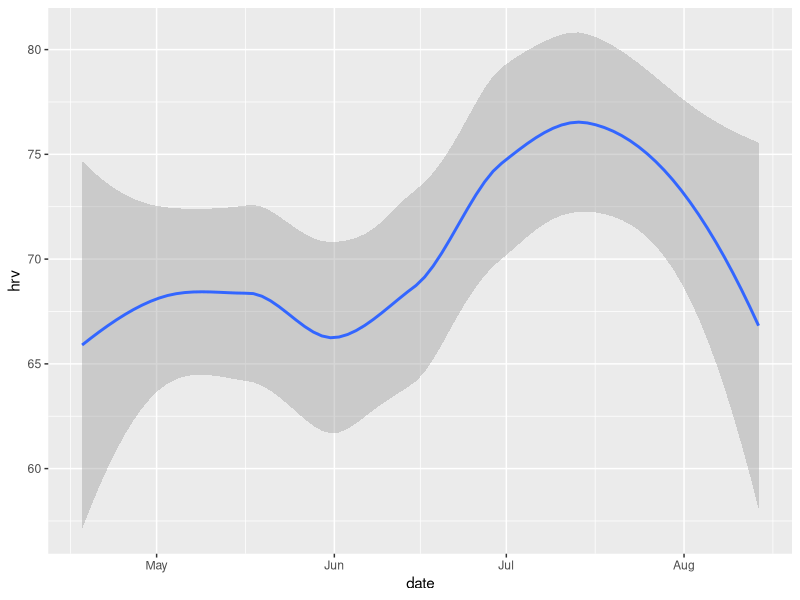
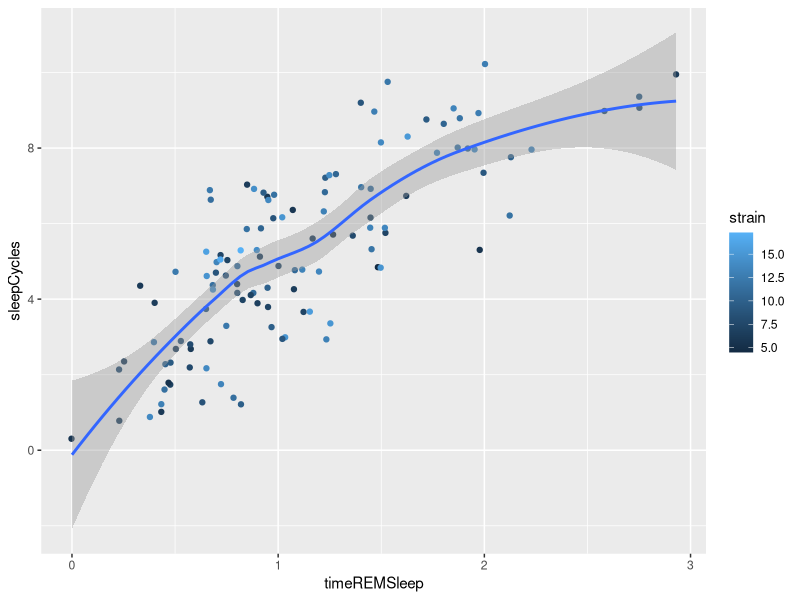
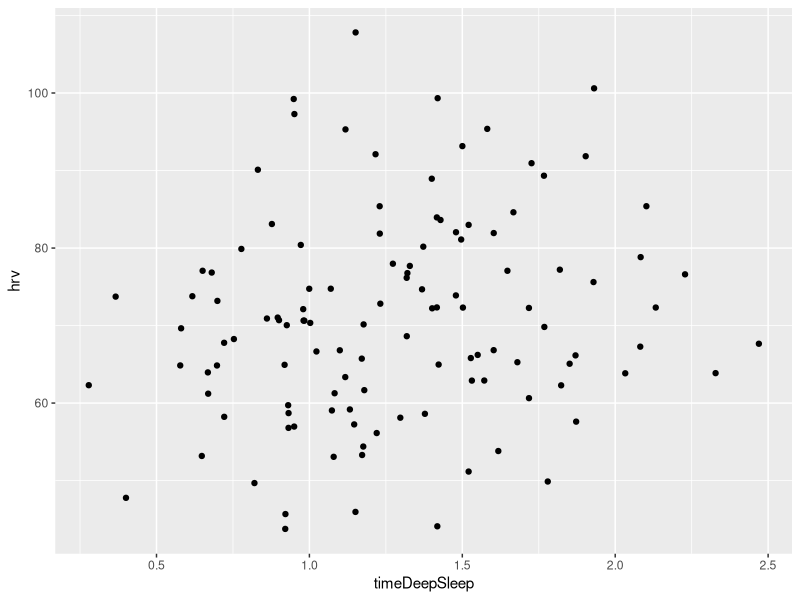
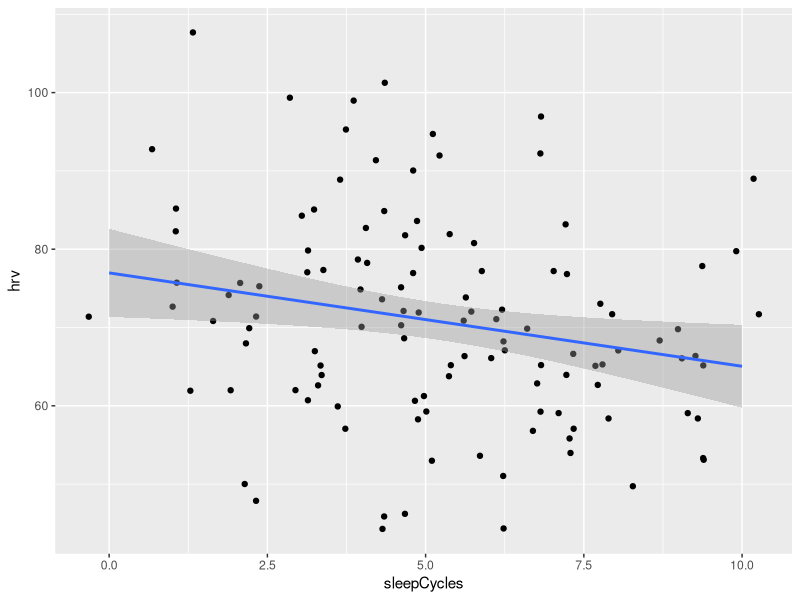
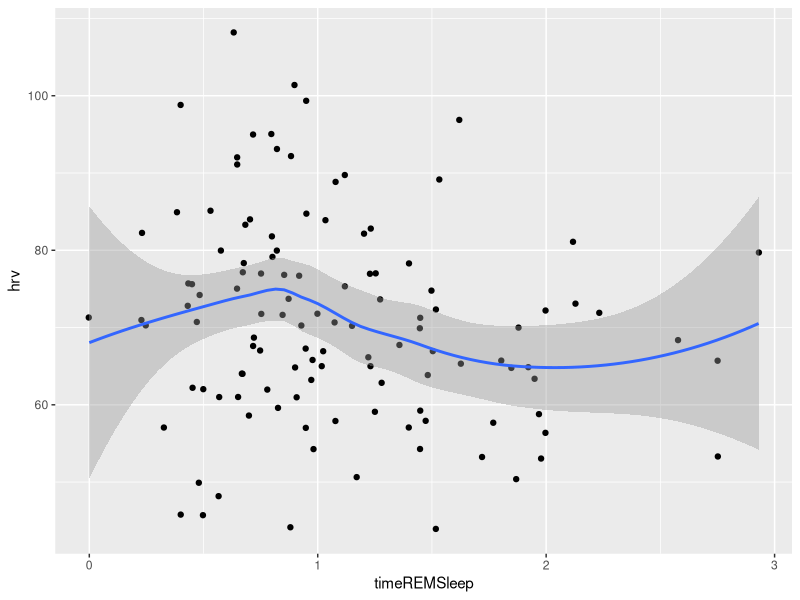
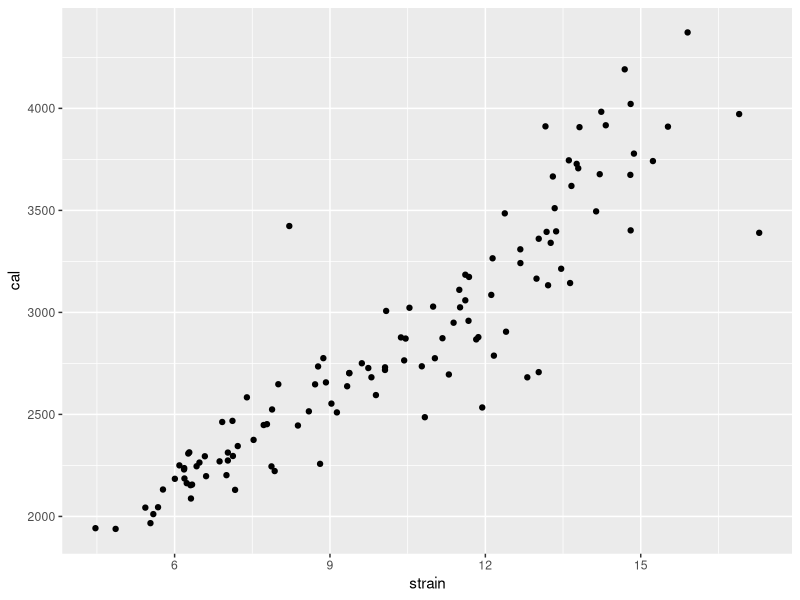
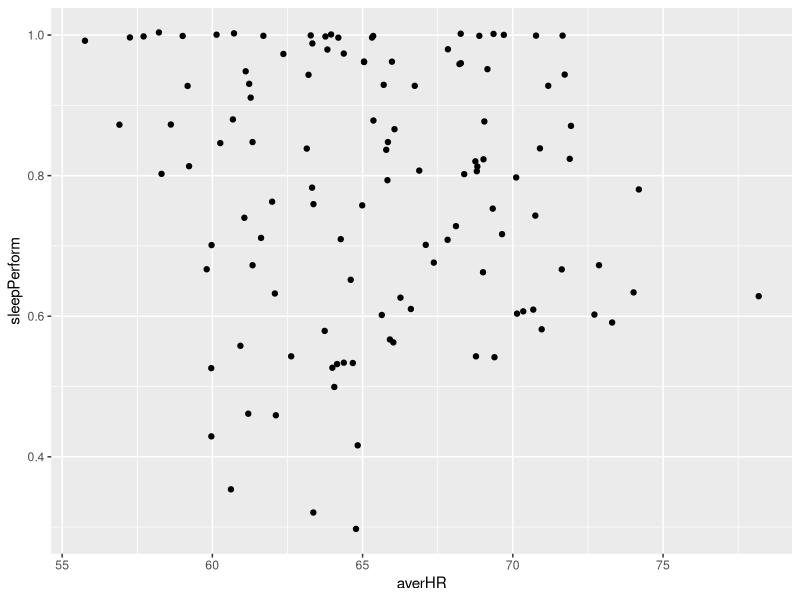
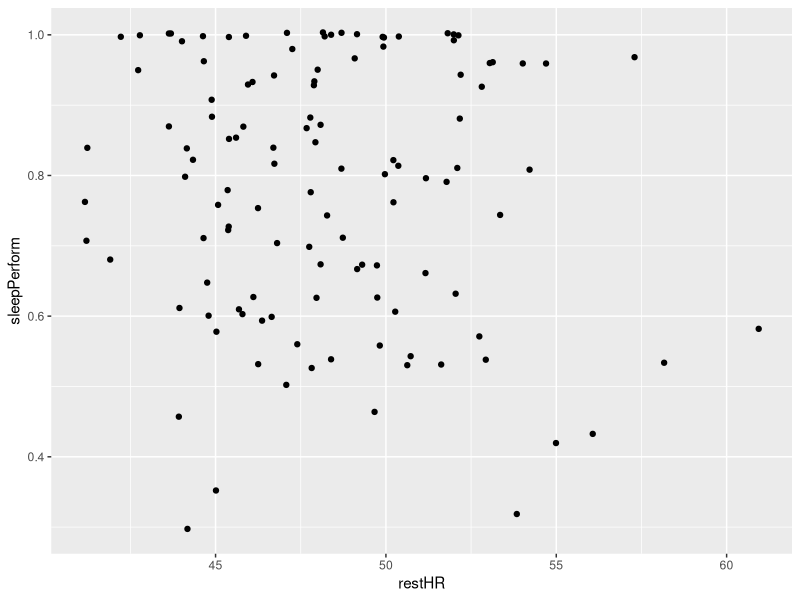

These charts were generated, in order, by the following R code:
# load gdata package
library(gdata)

# load dplyr
library(dplyr)

whoop_df_original <- read.csv("capstone_WHOOP_data_14aug_18apr.csv", header = TRUE)
whoop_df_original
class(whoop_df_original)
names(whoop_df_original)
str(whoop_df_original)
summary(whoop_df_original)

# create new data frame to edit
whoop_edit <- whoop_df_original

# remove empty rows 120 - 179
whoop_edit <- whoop_edit[-c(120:179), ]
View(whoop_edit)
summary(whoop_edit)

#new data frame to edit Recovery column; convert from factors to numerics
whoop_edit_recovery <- whoop_edit
whoop_edit_recovery$Recovery <- as.numeric(sub("%", "e-2", whoop_edit_recovery$Recovery))
class(whoop_edit_recovery$Recovery)
whoop_edit_recovery$Recovery
View(whoop_edit_recovery)

# new data frame to edit Sleep Performance column
class(whoop_edit_recovery$Sleep.Performance)
whoop_edit_sleep_perf <- whoop_edit_recovery
whoop_edit_sleep_perf$Sleep.Performance <- as.numeric(sub("%", "e-2", whoop_edit_sleep_perf$Sleep.Performance))
class(whoop_edit_sleep_perf$Sleep.Performance)


#save updates to new data frame, whoop_edit2
whoop_edit2 <- whoop_edit_sleep_perf
View(whoop_edit2)
mean(whoop_edit2$Sleep.Performance, na.rm = TRUE)

names(whoop_edit2) = c("date", "strain", "recovery", "sleepPerform", "maxHR", "averHR", "cal", "hrv", "restHR", "timeInBed", "timeLightSleep", "timeREMSleep", "timeDeepSleep", "totalSleep", "sleepCycles")
colnames(whoop_edit2)

cor(whoop_edit2[c("strain", "recovery", "sleepPerform", "maxHR", "averHR", "cal", "hrv", "restHR", "timeInBed", "timeLightSleep", "timeREMSleep", "timeDeepSleep", "totalSleep", "sleepCycles")])

# data frame to edit date column
library(lubridate)
date_whoop_edit = whoop_edit2
class(date_whoop_edit$date)

date_whoop_edit$date = dmy(date_whoop_edit$date)
class(date_whoop_edit$date)
str(date_whoop_edit)

whoop_edit3 = date_whoop_edit

# delete observation with NA
whoop_edit4 = whoop_edit3[-22, ]
View(whoop_edit4)

cor(whoop_edit4$hrv, whoop_edit4$recovery)

# generate value to replace NA in sleepCycle column
na_value_sleepcyc = as.integer(mean(whoop_edit4$sleepCycles, na.rm = TRUE))
whoop_edit4[6, 15] = na_value_sleepcyc
cor(whoop_edit4[c("strain", "recovery", "sleepPerform", "maxHR", "averHR", "cal", "hrv", "restHR", "timeInBed", "timeLightSleep", "timeREMSleep", "timeDeepSleep", "totalSleep", "sleepCycles")])


#load ggplot libary
library(ggplot2)
ggplot(whoop_edit4, aes(x = date, y = hrv)) + geom_smooth() 
ggplot(whoop_edit4, aes(x = timeREMSleep, y = sleepCycles, col = strain)) + geom_jitter() + stat_smooth(method = "loess")
ggplot(whoop_edit4, aes(x = timeDeepSleep, y = hrv)) + geom_jitter()
ggplot(whoop_edit4, aes(x = sleepCycles, y = hrv)) + geom_jitter() + stat_smooth(method = "lm")
ggplot(whoop_edit4, aes(x = timeREMSleep, y = hrv)) + geom_jitter() + stat_smooth()
ggplot(whoop_edit4, aes(x = strain, y = cal)) + geom_jitter()
ggplot(whoop_edit4, aes(x = averHR, y = sleepPerform)) + geom_jitter()
ggplot(whoop_edit4, aes(x = restHR, y = sleepPerform)) + geom_jitter()
ggplot(whoop_edit4, aes(x = restHR, y = recovery)) + geom_jitter()
ggplot(whoop_edit4, aes(x = hrv, y = recovery)) + geom_jitter()
ggplot(whoop_edit4, aes(x = strain, y = restHR)) + geom_jitter()
ggplot(whoop_edit4, aes(x = hrv, y = strain)) + geom_jitter()
ggplot(whoop_edit4, aes(x = sleepPerform, y = recovery)) + geom_jitter()

ggplot(whoop_edit4, aes(x = hrv, color = sleepPerform)) + geom_histogram()

# linear regression to predict daily strain w/ maxHR, averHR, cal as independent variables
strainReg = lm(strain ~ maxHR + averHR + cal, data = whoop_edit4)
summary(strainReg)

# linear regression with averHR removed
strainReg2 = lm(strain ~ maxHR + cal, data = whoop_edit4)
summary(strainReg2)

# function for first linear regression strainReg
total_daily_strain = function(maxHR, averHR, cal) {
  daily_strain = -13.951038 + maxHR*0.066266 + averHR*0.070551 + cal*0.003163
  print(daily_strain)
}

# linear regression function for strainReg2
total_daily_strain2 = function(maxHR, cal) {
  daily_strain2 = -11.03 + maxHR*0.07066 + cal*0.003512
  print(daily_strain2)
}

total_daily_strain(180, 70, 3500)
total_daily_strain2(180, 3500)

# linear regression to predict recovery w/ hrv as independent variable
recoveryReg = lm(recovery ~ hrv + sleepPerform, data = whoop_edit4)
summary(recoveryReg)

# linear regression to predict sleepPerform using stages of sleep (primarily)
sleepPerfomReg = lm(sleepPerform ~ timeInBed + timeLightSleep + timeREMSleep + timeDeepSleep + totalSleep + sleepCycles, data = whoop_edit4)
summary(sleepPerfomReg)

sleepPerfomReg2 = lm(sleepPerform ~ timeLightSleep + timeREMSleep + timeDeepSleep + sleepCycles, data = whoop_edit4)
summary(sleepPerfomReg2)

sleepPerformReg3 = lm(sleepPerform ~ timeLightSleep + timeREMSleep + timeDeepSleep, data = whoop_edit4)
summary(sleepPerformReg3)

# function based off of coefficients in sleepPerformReg3
sleepPerformFunc = function(timeLightSleep, timeREMSleep, timeDeepSleep) {
  sleepPerform = 0.108315 + timeLightSleep*0.102344 + timeREMSleep*0.069088 + timeDeepSleep*0.100641
  print(sleepPerform)
}

# linear regress to predict sleepPerform using total time spent in bed and sleeping
sleepPerformReg4 = lm(sleepPerform ~ timeInBed + totalSleep + sleepCycles, data = whoop_edit4)
summary(sleepPerformReg4)

sleepPerformReg5 = lm(sleepPerform ~ timeInBed + totalSleep, data = whoop_edit4)
summary(sleepPerformReg5)

# function based off of coefficients in sleepPerformReg5
sleepPerformFunc_total = function(timeInBed, totalSleep) {
  sleep_perform = 0.10689 + timeInBed*0.03181 + 0.06182*totalSleep
  print(sleep_perform)
}




longerSleepRecovery = subset(whoop_edit4, totalSleep > 8.0)
summary(longerSleepRecovery)
str(longerSleepRecovery)
mean(longerSleepRecovery$recovery)

maxHR_above150 = subset(whoop_edit4, maxHR > 150)
summary(maxHR_above150)
